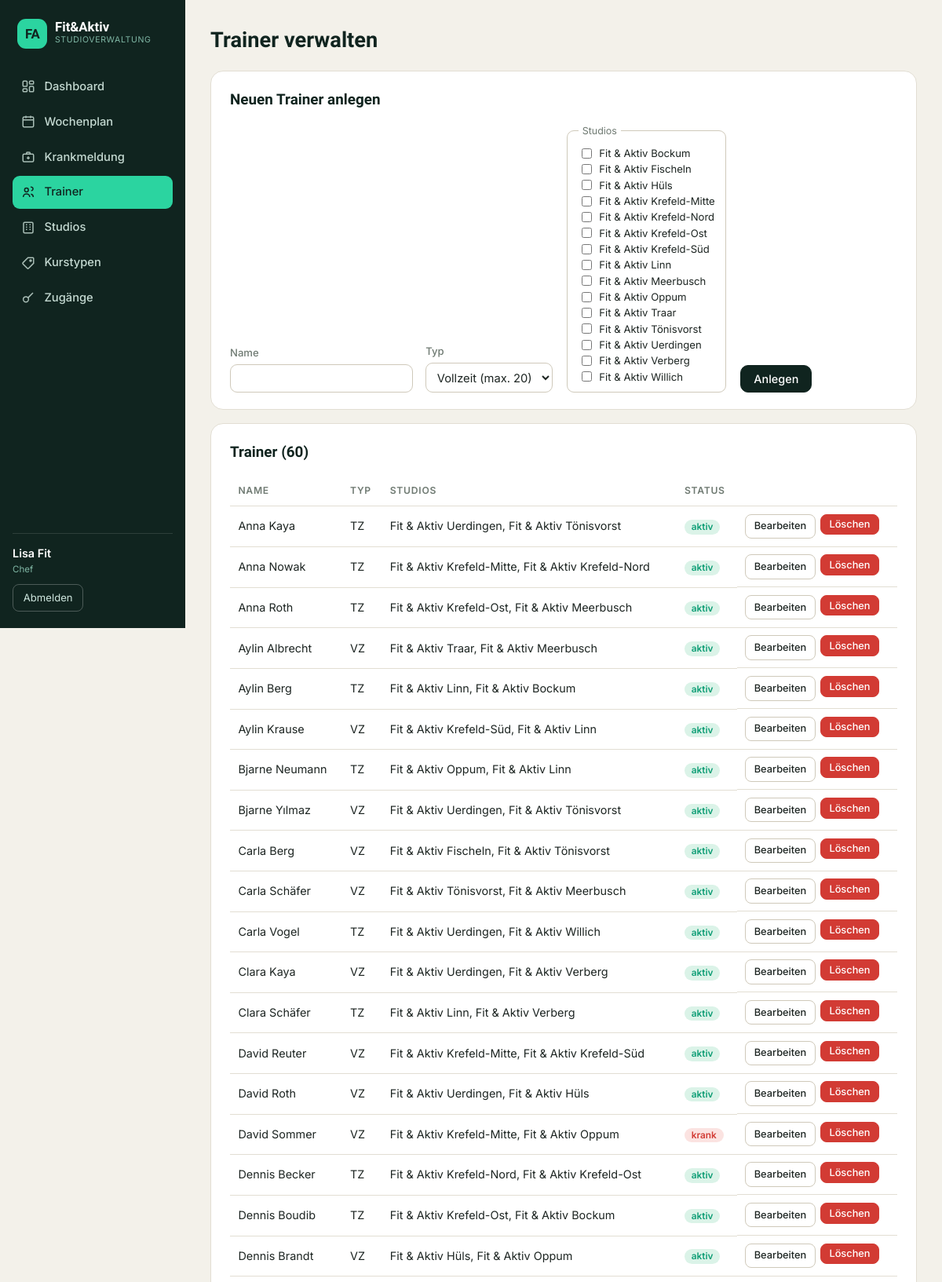
Screenshot of /verwaltung/trainer (signed in, upper part) with the database file from the repository.
### tables this page shows
CREATE TABLE users (
    id        INTEGER PRIMARY KEY AUTOINCREMENT,
    username  TEXT    NOT NULL UNIQUE,
    password  TEXT    NOT NULL,            -- gehashtes Passwort
    rolle     TEXT    NOT NULL CHECK (rolle IN ('chef','manager','trainer')),
    name      TEXT    NOT NULL,
    trainerId INTEGER REFERENCES trainer(id),  -- nur bei Rolle 'trainer'
    studioId  INTEGER REFERENCES studios(id)   -- nur bei Rolle 'manager'
);

CREATE TABLE studios (
    id      INTEGER PRIMARY KEY AUTOINCREMENT,
    name    TEXT NOT NULL,
    adresse TEXT
);

CREATE TABLE trainer (
    id     INTEGER PRIMARY KEY AUTOINCREMENT,
    userId INTEGER REFERENCES users(id),
    name   TEXT NOT NULL,
    typ    TEXT NOT NULL CHECK (typ IN ('VZ','TZ')),
    krank  INTEGER NOT NULL DEFAULT 0 CHECK (krank IN (0,1))
);

### backend/app.py (the view, shortened to what this page needs)
@app.route("/verwaltung/trainer", methods=["GET", "POST"])
@role_required("chef")
def verwaltung_trainer():
    con = db.get_db()
    trainer = db.query(
        """SELECT t.*,
                  (SELECT GROUP_CONCAT(s.name, ', ')
                     FROM trainer_studios ts JOIN studios s ON s.id=ts.studioId
                    WHERE ts.trainerId=t.id) AS studios
           FROM trainer t ORDER BY t.name""")
    studios = db.query("SELECT * FROM studios ORDER BY name")
    zuordnung = {}
    for ts in db.query("SELECT * FROM trainer_studios"):
        zuordnung.setdefault(ts["trainerId"], set()).add(ts["studioId"])
    return render_template("verwaltung_trainer.html", trainer=trainer,
                           studios=studios, zuordnung=zuordnung)

### backend/app.py (called while the page is built)
@app.before_request
def lade_benutzer():
    g.user = None
    uid = session.get("uid")
    if uid is not None:
        g.user = db.query("SELECT * FROM users WHERE id=?", (uid,), one=True)

def role_required(*rollen):
    def deco(view):
        @wraps(view)
        def wrapped(*args, **kwargs):
            if g.user is None:
                return redirect(url_for("login"))
            if g.user["rolle"] not in rollen:
                abort(403)
            return view(*args, **kwargs)
        return wrapped
    return deco

@app.context_processor
def inject_constants():
    return dict(TAGE=domain.TAGE, TAGE_KURZ=domain.TAGE_KURZ,
                SLOTS=domain.SLOTS, akt_kw=domain.aktuelle_kw())

### backend/db.py (called while the page is built)
def get_db():
    if "db" not in g:
        g.db = sqlite3.connect(DB_PATH)
        g.db.row_factory = sqlite3.Row          # Zugriff per Spaltenname
        g.db.execute("PRAGMA foreign_keys = ON")
    return g.db

def query(sql, args=(), one=False):
    cur = get_db().execute(sql, args)
    rows = cur.fetchall()
    cur.close()
    return (rows[0] if rows else None) if one else rows

### backend/domain.py (called while the page is built)
def aktuelle_kw():
    return date.today().isocalendar()[1]

### frontend/templates/verwaltung_trainer.html (shortened to what this page needs)
{% extends "base.html" %}
{% block content %}
<div class="page-head"><h1>Trainer verwalten</h1></div>
<div class="card">
  <h2>Neuen Trainer anlegen</h2>
  <form method="post" class="form-grid">
    <label>Name <input type="text" name="name" required></label>
    <label>Typ
      <select name="typ"><option value="VZ">Vollzeit (max. 20)</option>
        <option value="TZ">Teilzeit (max. 10)</option></select>
    </label>
    <fieldset class="studios-field">
      <legend>Studios</legend>
      {% for s in studios %}
      <label class="check"><input type="checkbox" name="studios" value="{{ s.id }}"> {{ s.name }}</label>
      {% endfor %}
    </fieldset>
    <button class="btn btn-primary" type="submit">Anlegen</button>
  </form>
</div>
<div class="card">
  <h2>Trainer ({{ trainer|length }})</h2>
  <table class="data">
    <thead><tr><th>Name</th><th>Typ</th><th>Studios</th><th>Status</th><th></th></tr></thead>
    <tbody>
      {% for t in trainer %}
      <tr>
        <td>{{ t.name }}</td>
        <td>{{ t.typ }}</td>
        <td>{{ t.studios or '–' }}</td>
        <td>{% if t.krank %}<span class="tag tag-bad">krank</span>{% else %}<span class="tag tag-ok">aktiv</span>{% endif %}</td>
        <td class="row-actions">
          <details>
            <summary class="btn btn-small">Bearbeiten</summary>
          </details>
          <form method="post" onsubmit="return confirm('Trainer wirklich löschen?');" style="display:inline">
            <button class="btn btn-small btn-danger" type="submit">Löschen</button>
          </form>
        </td>
      </tr>
      {% endfor %}
    </tbody>
  </table>
</div>
{% endblock %}

### frontend/templates/base.html (shortened to what this page needs)
<!DOCTYPE html>
<html lang="de">
<head>
  <link rel="stylesheet" href="{{ url_for('static', filename='style.css') }}">
</head>
<body>
{% macro nav(endpoint, label, icon) %}
  <a href="{{ url_for(endpoint) }}" class="{{ 'active' if request.endpoint == endpoint }}">
    {{ icon|safe }}<span>{{ label }}</span>
  </a>
{% endmacro %}
{% if g.user %}
<div class="layout">
  <aside class="sidebar">
    <div class="sb-brand">
      <div class="sb-mark">FA</div>
      <div><div class="sb-name">Fit&amp;Aktiv</div><div class="sb-tag">Studioverwaltung</div></div>
    </div>
    <nav class="sb-nav">
      {% if g.user.rolle == 'chef' %}
        {{ nav('dashboard','Dashboard', ic_dash) }}
        {{ nav('wochenplan','Wochenplan', ic_cal) }}
        {{ nav('krankmeldung','Krankmeldung', ic_med) }}
        {{ nav('verwaltung_trainer','Trainer', ic_user) }}
        {{ nav('verwaltung_studios','Studios', ic_build) }}
        {{ nav('verwaltung_kurse','Kurstypen', ic_tag) }}
        {{ nav('verwaltung_zugaenge','Zugänge', ic_key) }}
      {% elif g.user.rolle == 'manager' %}
        {{ nav('dashboard','Dashboard', ic_dash) }}
        {{ nav('wochenplan','Wochenplan', ic_cal) }}
        {{ nav('krankmeldung','Krankmeldung', ic_med) }}
      {% else %}
        {{ nav('mein_plan','Mein Wochenplan', ic_cal) }}
      {% endif %}
    </nav>
    <div class="sb-foot">
      <div class="sb-user">{{ g.user.name }}</div>
      <div class="sb-role">{{ {'chef':'Chef','manager':'Studio-Manager','trainer':'Trainer'}[g.user.rolle] }}</div>
      <a class="sb-logout" href="{{ url_for('logout') }}">Abmelden</a>
    </div>
  </aside>
  <div class="main">
    <div class="content">
      {% block content %}{% endblock %}
    </div>
  </div>
</div>
{% else %}
  {% block content_anon %}{% endblock %}
{% endif %}
</body>
</html>

### frontend/static/style.css (style rules this page uses)
:root { --ink:#10241f; --ink-2:#163a30; --akzent:#2bd4a0; --akzent-tief:#0f9e76; --sand:#f3f1ea; --linie:#e2ded3; --linie-2:#cfc9ba; --text:#1d2522; --text-leise:#6f7a72; --plan-normal:#2f6fd0; --plan-vertretung:#e08a1e; --plan-ausfall:#d23b34; }
* { box-sizing:border-box }
html,body { height:100% }
body { margin:0; font-family:"Inter",system-ui,Arial,sans-serif; color:var(--text); background:var(--sand); line-height:1.55; }
h1,h2,h3,.logo { font-family:"Sora","Inter",sans-serif }
.layout { display:flex;min-height:100vh }
.sidebar { width:236px;flex-shrink:0;background:var(--ink);color:#dfeee7; display:flex;flex-direction:column;padding:1.3rem 1rem; position:sticky;top:0;height:100vh; }
.sb-brand { display:flex;align-items:center;gap:.6rem;padding:.2rem .4rem 1.3rem }
.sb-mark { width:38px;height:38px;border-radius:11px;flex-shrink:0; background:var(--akzent);color:var(--ink);font-family:"Sora";font-weight:700; display:flex;align-items:center;justify-content:center;font-size:1.05rem; }
.sb-name { font-family:"Sora";font-weight:700;font-size:1.05rem;color:#fff;line-height:1 }
.sb-tag { font-size:.66rem;color:#7fb6a4;letter-spacing:.06em;text-transform:uppercase }
.sb-nav { display:flex;flex-direction:column;gap:.18rem;margin-top:.4rem }
.sb-nav a { display:flex;align-items:center;gap:.7rem;color:#c4d9d1;text-decoration:none; padding:.6rem .7rem;border-radius:9px;font-size:.92rem;font-weight:500; }
.sb-nav a svg { width:18px;height:18px;flex-shrink:0;opacity:.85 }
.sb-nav a.active { background:var(--akzent);color:var(--ink) }
.sb-nav a.active svg { opacity:1 }
.sb-foot { margin-top:auto;border-top:1px solid rgba(255,255,255,.12);padding-top:.9rem }
.sb-user { font-size:.9rem;font-weight:600;color:#fff }
.sb-role { font-size:.72rem;color:#7fb6a4;margin-bottom:.6rem }
.sb-logout { display:inline-flex;align-items:center;gap:.4rem;color:#cfe7df;text-decoration:none; border:1px solid rgba(255,255,255,.25);padding:.4rem .8rem;border-radius:8px;font-size:.82rem; }
.main { flex:1;min-width:0;display:flex;flex-direction:column }
.content { padding:1.8rem 2rem;max-width:1120px;width:100% }
.page-head { margin-bottom:.4rem }
.page-head h1 { margin:.1rem 0;font-size:1.7rem;font-weight:700;color:var(--ink) }
.card { background:#fff;border:1px solid var(--linie);border-radius:16px; padding:1.3rem 1.5rem;margin:1.1rem 0; }
.card h2 { margin-top:0;font-size:1.18rem;font-weight:600;color:var(--ink) }
.btn { display:inline-flex;align-items:center;gap:.4rem;border:1px solid var(--linie-2); background:#fff;color:var(--text);padding:.5rem 1rem;border-radius:10px;cursor:pointer; text-decoration:none;font-size:.9rem;font-weight:500;font-family:inherit; }
.btn-primary { background:var(--ink);border-color:var(--ink);color:#fff }
.btn-danger { background:var(--plan-ausfall);border-color:var(--plan-ausfall);color:#fff }
.btn-small { padding:.3rem .65rem;font-size:.8rem;border-radius:8px }
.form-grid { display:flex;gap:1rem;align-items:flex-end;flex-wrap:wrap }
label { font-size:.82rem;color:var(--text-leise);display:flex;flex-direction:column;gap:.3rem;font-weight:500 }
input[type=text],input[type=password],input[type=date],input[type=number],select { padding:.5rem .6rem;border:1px solid var(--linie-2);border-radius:9px; font-size:.92rem;background:#fff;font-family:inherit;color:var(--text); }
.studios-field { border:1px solid var(--linie-2);border-radius:9px;padding:.55rem .85rem }
.studios-field legend { font-size:.78rem;color:var(--text-leise);padding:0 .3rem }
.check { flex-direction:row;align-items:center;gap:.4rem;font-weight:400;color:var(--text) }
table.data { width:100%;border-collapse:collapse;font-size:.9rem }
table.data th,table.data td { border-bottom:1px solid var(--linie);padding:.6rem .65rem;text-align:left }
table.data thead th { color:var(--text-leise);font-size:.76rem;text-transform:uppercase;letter-spacing:.06em;font-weight:600 }
.row-actions { display:flex;gap:.4rem;align-items:flex-start;flex-wrap:wrap }
.tag { font-size:.74rem;padding:.14rem .55rem;border-radius:999px;font-weight:600 }
.tag-ok { background:#dbf3e8;color:var(--akzent-tief) }
.tag-bad { background:#fbe3e1;color:var(--plan-ausfall) }
details summary { display:inline-block;list-style:none;cursor:pointer }

### rows the page displays
users: user.name "Lisa Fit", rolle "Chef"
studios: name "Fit & Aktiv Bockum"
studios: name "Fit & Aktiv Fischeln"
studios: name "Fit & Aktiv Hüls"
studios: name "Fit & Aktiv Krefeld-Mitte"
studios: name "Fit & Aktiv Krefeld-Nord"
studios: name "Fit & Aktiv Krefeld-Ost"
studios: name "Fit & Aktiv Krefeld-Süd"
studios: name "Fit & Aktiv Linn"
studios: name "Fit & Aktiv Meerbusch"
studios: name "Fit & Aktiv Oppum"
studios: name "Fit & Aktiv Traar"
studios: name "Fit & Aktiv Tönisvorst"
studios: name "Fit & Aktiv Uerdingen"
studios: name "Fit & Aktiv Verberg"
studios: name "Fit & Aktiv Willich"
trainer: name "Anna Kaya", typ "TZ", studios "Fit & Aktiv Uerdingen, Fit & Aktiv Tönisvorst", krank "aktiv"
trainer: name "Anna Nowak", typ "TZ", studios "Fit & Aktiv Krefeld-Mitte, Fit & Aktiv Krefeld-Nord", krank "aktiv"
trainer: name "Anna Roth", typ "TZ", studios "Fit & Aktiv Krefeld-Ost, Fit & Aktiv Meerbusch", krank "aktiv"
trainer: name "Aylin Albrecht", typ "VZ", studios "Fit & Aktiv Traar, Fit & Aktiv Meerbusch", krank "aktiv"
trainer: name "Aylin Berg", typ "TZ", studios "Fit & Aktiv Linn, Fit & Aktiv Bockum", krank "aktiv"
trainer: name "Aylin Krause", typ "VZ", studios "Fit & Aktiv Krefeld-Süd, Fit & Aktiv Linn", krank "aktiv"
trainer: name "Bjarne Neumann", typ "TZ", studios "Fit & Aktiv Oppum, Fit & Aktiv Linn", krank "aktiv"
trainer: name "Bjarne Yılmaz", typ "VZ", studios "Fit & Aktiv Uerdingen, Fit & Aktiv Tönisvorst", krank "aktiv"
trainer: name "Carla Berg", typ "VZ", studios "Fit & Aktiv Fischeln, Fit & Aktiv Tönisvorst", krank "aktiv"
trainer: name "Carla Schäfer", typ "VZ", studios "Fit & Aktiv Tönisvorst, Fit & Aktiv Meerbusch", krank "aktiv"
trainer: name "Carla Vogel", typ "TZ", studios "Fit & Aktiv Uerdingen, Fit & Aktiv Willich", krank "aktiv"
trainer: name "Clara Kaya", typ "VZ", studios "Fit & Aktiv Uerdingen, Fit & Aktiv Verberg", krank "aktiv"
trainer: name "Clara Schäfer", typ "TZ", studios "Fit & Aktiv Linn, Fit & Aktiv Verberg", krank "aktiv"
trainer: name "David Reuter", typ "VZ", studios "Fit & Aktiv Krefeld-Mitte, Fit & Aktiv Krefeld-Süd", krank "aktiv"
trainer: name "David Roth", typ "VZ", studios "Fit & Aktiv Uerdingen, Fit & Aktiv Hüls", krank "aktiv"
trainer: name "David Sommer", typ "VZ", studios "Fit & Aktiv Krefeld-Mitte, Fit & Aktiv Oppum", krank "krank"
trainer: name "Dennis Becker", typ "TZ", studios "Fit & Aktiv Krefeld-Nord, Fit & Aktiv Krefeld-Ost", krank "aktiv"
trainer: name "Dennis Boudib", typ "TZ", studios "Fit & Aktiv Krefeld-Ost, Fit & Aktiv Bockum", krank "aktiv"
trainer: name "Dennis Brandt", typ "VZ", studios "Fit & Aktiv Hüls, Fit & Aktiv Oppum", krank "aktiv"

### other values shown
{{ label }} "Dashboard Wochenplan Krankmeldung Trainer Studios Kurstypen Zugänge"
{{ trainer|length }} "60"
